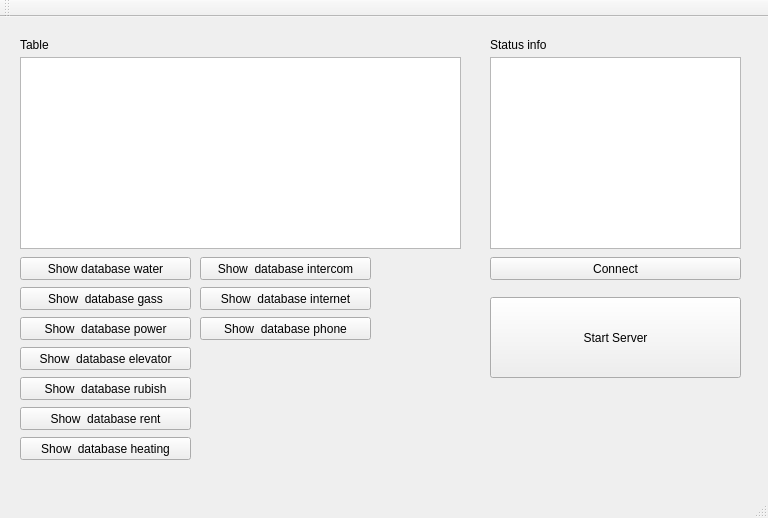
<?xml version="1.0" encoding="UTF-8"?>
<ui version="4.0">
 <class>MainWindow</class>
 <widget class="QMainWindow" name="MainWindow">
  <property name="geometry">
   <rect>
    <x>0</x>
    <y>0</y>
    <width>768</width>
    <height>518</height>
   </rect>
  </property>
  <property name="windowTitle">
   <string>MainWindow</string>
  </property>
  <widget class="QWidget" name="centralWidget">
   <widget class="QTableView" name="Table">
    <property name="geometry">
     <rect>
      <x>20</x>
      <y>40</y>
      <width>441</width>
      <height>192</height>
     </rect>
    </property>
   </widget>
   <widget class="QTextBrowser" name="Status">
    <property name="geometry">
     <rect>
      <x>490</x>
      <y>40</y>
      <width>251</width>
      <height>192</height>
     </rect>
    </property>
   </widget>
   <widget class="QLabel" name="label">
    <property name="geometry">
     <rect>
      <x>490</x>
      <y>20</y>
      <width>61</width>
      <height>16</height>
     </rect>
    </property>
    <property name="text">
     <string>Status info</string>
    </property>
   </widget>
   <widget class="QLabel" name="label_2">
    <property name="geometry">
     <rect>
      <x>20</x>
      <y>20</y>
      <width>61</width>
      <height>16</height>
     </rect>
    </property>
    <property name="text">
     <string>Table</string>
    </property>
   </widget>
   <widget class="QPushButton" name="Connect">
    <property name="geometry">
     <rect>
      <x>490</x>
      <y>240</y>
      <width>251</width>
      <height>23</height>
     </rect>
    </property>
    <property name="text">
     <string>Connect</string>
    </property>
   </widget>
   <widget class="QPushButton" name="DataBaseUser_button">
    <property name="geometry">
     <rect>
      <x>20</x>
      <y>240</y>
      <width>171</width>
      <height>23</height>
     </rect>
    </property>
    <property name="text">
     <string>Show database water</string>
    </property>
   </widget>
   <widget class="QPushButton" name="ShowDataBaseBook_button">
    <property name="geometry">
     <rect>
      <x>20</x>
      <y>270</y>
      <width>171</width>
      <height>23</height>
     </rect>
    </property>
    <property name="text">
     <string>Show  database gass</string>
    </property>
   </widget>
   <widget class="QPushButton" name="Start_Server_button">
    <property name="geometry">
     <rect>
      <x>490</x>
      <y>280</y>
      <width>251</width>
      <height>81</height>
     </rect>
    </property>
    <property name="text">
     <string>Start Server</string>
    </property>
   </widget>
   <widget class="QPushButton" name="pushButton">
    <property name="geometry">
     <rect>
      <x>20</x>
      <y>300</y>
      <width>171</width>
      <height>23</height>
     </rect>
    </property>
    <property name="text">
     <string>Show  database power</string>
    </property>
   </widget>
   <widget class="QPushButton" name="ShowDataBaseBook_button_2">
    <property name="geometry">
     <rect>
      <x>20</x>
      <y>330</y>
      <width>171</width>
      <height>23</height>
     </rect>
    </property>
    <property name="text">
     <string>Show  database elevator</string>
    </property>
   </widget>
   <widget class="QPushButton" name="ShowDataBaseBook_button_3">
    <property name="geometry">
     <rect>
      <x>20</x>
      <y>360</y>
      <width>171</width>
      <height>23</height>
     </rect>
    </property>
    <property name="text">
     <string>Show  database rubish</string>
    </property>
   </widget>
   <widget class="QPushButton" name="ShowDataBaseBook_button_4">
    <property name="geometry">
     <rect>
      <x>20</x>
      <y>390</y>
      <width>171</width>
      <height>23</height>
     </rect>
    </property>
    <property name="text">
     <string>Show  database rent</string>
    </property>
   </widget>
   <widget class="QPushButton" name="ShowDataBaseBook_button_5">
    <property name="geometry">
     <rect>
      <x>20</x>
      <y>420</y>
      <width>171</width>
      <height>23</height>
     </rect>
    </property>
    <property name="text">
     <string>Show  database heating</string>
    </property>
   </widget>
   <widget class="QPushButton" name="ShowDataBaseBook_button_6">
    <property name="geometry">
     <rect>
      <x>200</x>
      <y>240</y>
      <width>171</width>
      <height>23</height>
     </rect>
    </property>
    <property name="text">
     <string>Show  database intercom</string>
    </property>
   </widget>
   <widget class="QPushButton" name="ShowDataBaseBook_button_7">
    <property name="geometry">
     <rect>
      <x>200</x>
      <y>270</y>
      <width>171</width>
      <height>23</height>
     </rect>
    </property>
    <property name="text">
     <string>Show  database internet</string>
    </property>
   </widget>
   <widget class="QPushButton" name="ShowDataBaseBook_button_8">
    <property name="geometry">
     <rect>
      <x>200</x>
      <y>300</y>
      <width>171</width>
      <height>23</height>
     </rect>
    </property>
    <property name="text">
     <string>Show  database phone</string>
    </property>
   </widget>
  </widget>
  <widget class="QMenuBar" name="menuBar">
   <property name="geometry">
    <rect>
     <x>0</x>
     <y>0</y>
     <width>768</width>
     <height>21</height>
    </rect>
   </property>
  </widget>
  <widget class="QToolBar" name="mainToolBar">
   <attribute name="toolBarArea">
    <enum>TopToolBarArea</enum>
   </attribute>
   <attribute name="toolBarBreak">
    <bool>false</bool>
   </attribute>
  </widget>
  <widget class="QStatusBar" name="statusBar"/>
 </widget>
 <layoutdefault spacing="6" margin="11"/>
 <resources/>
 <connections/>
</ui>
